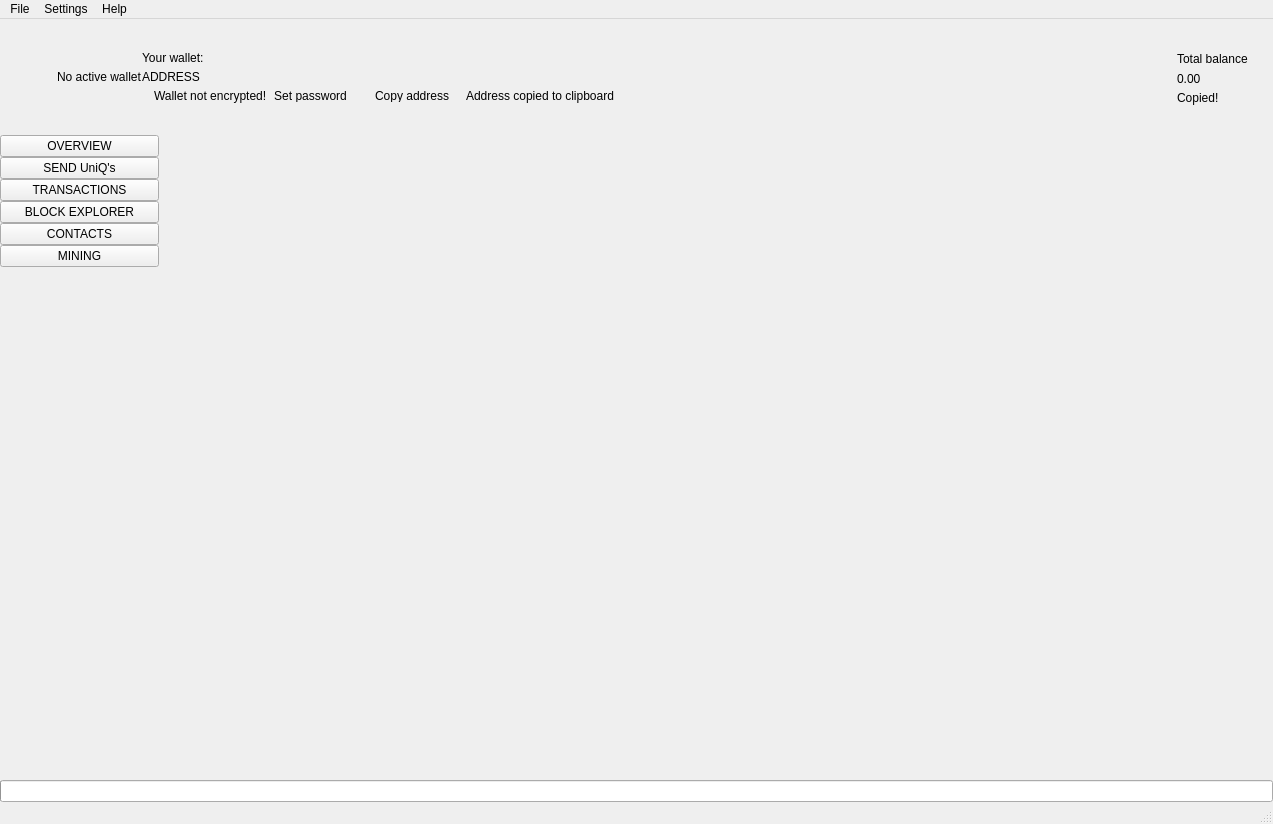
 <widget class="QMainWindow" name="MainWindow">
  <property name="geometry">
   <rect>
    <x>0</x>
    <y>0</y>
    <width>1273</width>
    <height>824</height>
   </rect>
  </property>
  <property name="sizePolicy">
   <sizepolicy hsizetype="Preferred" vsizetype="Preferred">
    <horstretch>0</horstretch>
    <verstretch>0</verstretch>
   </sizepolicy>
  </property>
  <property name="minimumSize">
   <size>
    <width>1260</width>
    <height>600</height>
   </size>
  </property>
  <property name="maximumSize">
   <size>
    <width>16777215</width>
    <height>16777215</height>
   </size>
  </property>
  <property name="windowTitle">
   <string>MainWindow</string>
  </property>
  <property name="windowIcon">
   <iconset>
    <normaloff>:/images/intensecoin</normaloff>:/images/intensecoin</iconset>
  </property>
  <widget class="QWidget" name="centralwidget">
   <layout class="QVBoxLayout" name="verticalLayout_2">
    <property name="spacing">
     <number>0</number>
    </property>
    <property name="leftMargin">
     <number>0</number>
    </property>
    <property name="topMargin">
     <number>0</number>
    </property>
    <property name="rightMargin">
     <number>0</number>
    </property>
    <property name="bottomMargin">
     <number>0</number>
    </property>
    <item>
     <widget class="QFrame" name="m_headerFrame">
      <property name="minimumSize">
       <size>
        <width>0</width>
        <height>116</height>
       </size>
      </property>
      <property name="maximumSize">
       <size>
        <width>16777215</width>
        <height>116</height>
       </size>
      </property>
      <property name="frameShape">
       <enum>QFrame::NoFrame</enum>
      </property>
      <property name="frameShadow">
       <enum>QFrame::Raised</enum>
      </property>
      <layout class="QHBoxLayout" name="horizontalLayout_3">
       <property name="spacing">
        <number>0</number>
       </property>
       <property name="leftMargin">
        <number>0</number>
       </property>
       <property name="topMargin">
        <number>0</number>
       </property>
       <property name="rightMargin">
        <number>25</number>
       </property>
       <property name="bottomMargin">
        <number>0</number>
       </property>
       <item>
        <spacer name="horizontalSpacer_2">
         <property name="orientation">
          <enum>Qt::Horizontal</enum>
         </property>
         <property name="sizeType">
          <enum>QSizePolicy::Fixed</enum>
         </property>
         <property name="sizeHint" stdset="0">
          <size>
           <width>30</width>
           <height>20</height>
          </size>
         </property>
        </spacer>
       </item>
       <item>
        <widget class="QLabel" name="m_logoLabel">
         <property name="text">
          <string/>
         </property>
        </widget>
       </item>
       <item>
        <spacer name="horizontalSpacer_5">
         <property name="orientation">
          <enum>Qt::Horizontal</enum>
         </property>
         <property name="sizeType">
          <enum>QSizePolicy::Fixed</enum>
         </property>
         <property name="sizeHint" stdset="0">
          <size>
           <width>20</width>
           <height>20</height>
          </size>
         </property>
        </spacer>
       </item>
       <item>
        <widget class="WalletGui::WalletSmallGrayTextLabel" name="m_noWalletLabel">
         <property name="text">
          <string>No active wallet</string>
         </property>
        </widget>
       </item>
       <item>
        <widget class="QFrame" name="m_walletFrame">
         <property name="frameShape">
          <enum>QFrame::NoFrame</enum>
         </property>
         <property name="frameShadow">
          <enum>QFrame::Raised</enum>
         </property>
         <layout class="QVBoxLayout" name="verticalLayout_3">
          <property name="spacing">
           <number>5</number>
          </property>
          <property name="leftMargin">
           <number>0</number>
          </property>
          <property name="topMargin">
           <number>0</number>
          </property>
          <property name="rightMargin">
           <number>0</number>
          </property>
          <property name="bottomMargin">
           <number>0</number>
          </property>
          <item>
           <spacer name="verticalSpacer_3">
            <property name="orientation">
             <enum>Qt::Vertical</enum>
            </property>
            <property name="sizeType">
             <enum>QSizePolicy::Minimum</enum>
            </property>
            <property name="sizeHint" stdset="0">
             <size>
              <width>20</width>
              <height>40</height>
             </size>
            </property>
           </spacer>
          </item>
          <item>
           <widget class="WalletGui::WalletSmallGrayTextLabel" name="m_walletLabel">
            <property name="text">
             <string>Your wallet:</string>
            </property>
            <property name="indent">
             <number>0</number>
            </property>
           </widget>
          </item>
          <item>
           <widget class="QLabel" name="m_addressLabel">
            <property name="sizePolicy">
             <sizepolicy hsizetype="Preferred" vsizetype="Preferred">
              <horstretch>0</horstretch>
              <verstretch>0</verstretch>
             </sizepolicy>
            </property>
            <property name="cursor">
             <cursorShape>PointingHandCursor</cursorShape>
            </property>
            <property name="toolTip">
             <string>Click to copy</string>
            </property>
            <property name="text">
             <string>ADDRESS</string>
            </property>
            <property name="indent">
             <number>0</number>
            </property>
           </widget>
          </item>
          <item>
           <layout class="QHBoxLayout" name="horizontalLayout_2">
            <property name="spacing">
             <number>0</number>
            </property>
            <item alignment="Qt::AlignTop">
             <widget class="QFrame" name="m_notEncryptedFrame">
              <property name="frameShape">
               <enum>QFrame::NoFrame</enum>
              </property>
              <property name="frameShadow">
               <enum>QFrame::Raised</enum>
              </property>
              <layout class="QHBoxLayout" name="horizontalLayout_4">
               <property name="spacing">
                <number>0</number>
               </property>
               <property name="leftMargin">
                <number>0</number>
               </property>
               <property name="topMargin">
                <number>0</number>
               </property>
               <property name="rightMargin">
                <number>0</number>
               </property>
               <property name="bottomMargin">
                <number>0</number>
               </property>
               <item alignment="Qt::AlignVCenter">
                <widget class="QLabel" name="m_notEncryptedIconLabel">
                 <property name="text">
                  <string/>
                 </property>
                 <property name="pixmap">
                  <pixmap resource="../../resources.qrc">:/icons/lock_open_gray</pixmap>
                 </property>
                 <property name="alignment">
                  <set>Qt::AlignLeading|Qt::AlignLeft|Qt::AlignVCenter</set>
                 </property>
                </widget>
               </item>
               <item>
                <spacer name="horizontalSpacer_11">
                 <property name="orientation">
                  <enum>Qt::Horizontal</enum>
                 </property>
                 <property name="sizeType">
                  <enum>QSizePolicy::Fixed</enum>
                 </property>
                 <property name="sizeHint" stdset="0">
                  <size>
                   <width>5</width>
                   <height>3</height>
                  </size>
                 </property>
                </spacer>
               </item>
               <item alignment="Qt::AlignVCenter">
                <widget class="WalletGui::WalletTinyGrayTextLabel" name="m_notEncryptedTextLabel">
                 <property name="text">
                  <string>Wallet not encrypted!</string>
                 </property>
                 <property name="alignment">
                  <set>Qt::AlignLeading|Qt::AlignLeft|Qt::AlignVCenter</set>
                 </property>
                </widget>
               </item>
               <item>
                <spacer name="horizontalSpacer_9">
                 <property name="orientation">
                  <enum>Qt::Horizontal</enum>
                 </property>
                 <property name="sizeType">
                  <enum>QSizePolicy::Fixed</enum>
                 </property>
                 <property name="sizeHint" stdset="0">
                  <size>
                   <width>3</width>
                   <height>3</height>
                  </size>
                 </property>
                </spacer>
               </item>
               <item alignment="Qt::AlignVCenter">
                <widget class="WalletGui::WalletTinyLinkLikeButton" name="m_encryptButton">
                 <property name="sizePolicy">
                  <sizepolicy hsizetype="Minimum" vsizetype="Minimum">
                   <horstretch>0</horstretch>
                   <verstretch>0</verstretch>
                  </sizepolicy>
                 </property>
                 <property name="minimumSize">
                  <size>
                   <width>0</width>
                   <height>3</height>
                  </size>
                 </property>
                 <property name="cursor">
                  <cursorShape>PointingHandCursor</cursorShape>
                 </property>
                 <property name="text">
                  <string>Set password</string>
                 </property>
                 <property name="flat">
                  <bool>true</bool>
                 </property>
                </widget>
               </item>
               <item>
                <spacer name="horizontalSpacer_10">
                 <property name="orientation">
                  <enum>Qt::Horizontal</enum>
                 </property>
                 <property name="sizeType">
                  <enum>QSizePolicy::Fixed</enum>
                 </property>
                 <property name="sizeHint" stdset="0">
                  <size>
                   <width>20</width>
                   <height>3</height>
                  </size>
                 </property>
                </spacer>
               </item>
              </layout>
             </widget>
            </item>
            <item alignment="Qt::AlignVCenter">
             <widget class="WalletGui::WalletTinyLinkLikeButton" name="m_copyAddressButton">
              <property name="sizePolicy">
               <sizepolicy hsizetype="Minimum" vsizetype="Minimum">
                <horstretch>0</horstretch>
                <verstretch>0</verstretch>
               </sizepolicy>
              </property>
              <property name="minimumSize">
               <size>
                <width>0</width>
                <height>3</height>
               </size>
              </property>
              <property name="cursor">
               <cursorShape>PointingHandCursor</cursorShape>
              </property>
              <property name="focusPolicy">
               <enum>Qt::NoFocus</enum>
              </property>
              <property name="autoFillBackground">
               <bool>true</bool>
              </property>
              <property name="text">
               <string>Copy address</string>
              </property>
              <property name="flat">
               <bool>true</bool>
              </property>
             </widget>
            </item>
            <item>
             <spacer name="horizontalSpacer_7">
              <property name="orientation">
               <enum>Qt::Horizontal</enum>
              </property>
              <property name="sizeType">
               <enum>QSizePolicy::Fixed</enum>
              </property>
              <property name="sizeHint" stdset="0">
               <size>
                <width>13</width>
                <height>3</height>
               </size>
              </property>
             </spacer>
            </item>
            <item alignment="Qt::AlignVCenter">
             <widget class="WalletGui::CopyMagicLabel" name="m_copyAddressLabel">
              <property name="text">
               <string>Address copied to clipboard</string>
              </property>
              <property name="alignment">
               <set>Qt::AlignLeading|Qt::AlignLeft|Qt::AlignVCenter</set>
              </property>
             </widget>
            </item>
            <item>
             <spacer name="horizontalSpacer">
              <property name="orientation">
               <enum>Qt::Horizontal</enum>
              </property>
              <property name="sizeHint" stdset="0">
               <size>
                <width>40</width>
                <height>3</height>
               </size>
              </property>
             </spacer>
            </item>
           </layout>
          </item>
          <item>
           <spacer name="verticalSpacer_2">
            <property name="orientation">
             <enum>Qt::Vertical</enum>
            </property>
            <property name="sizeType">
             <enum>QSizePolicy::Minimum</enum>
            </property>
            <property name="sizeHint" stdset="0">
             <size>
              <width>20</width>
              <height>40</height>
             </size>
            </property>
           </spacer>
          </item>
         </layout>
        </widget>
       </item>
       <item>
        <spacer name="horizontalSpacer_3">
         <property name="orientation">
          <enum>Qt::Horizontal</enum>
         </property>
         <property name="sizeType">
          <enum>QSizePolicy::Expanding</enum>
         </property>
         <property name="sizeHint" stdset="0">
          <size>
           <width>34</width>
           <height>20</height>
          </size>
         </property>
        </spacer>
       </item>
       <item>
        <spacer name="horizontalSpacer_8">
         <property name="orientation">
          <enum>Qt::Horizontal</enum>
         </property>
         <property name="sizeType">
          <enum>QSizePolicy::Fixed</enum>
         </property>
         <property name="sizeHint" stdset="0">
          <size>
           <width>34</width>
           <height>20</height>
          </size>
         </property>
        </spacer>
       </item>
       <item alignment="Qt::AlignRight|Qt::AlignVCenter">
        <widget class="QFrame" name="m_balanceFrame">
         <layout class="QGridLayout" name="gridLayout">
          <property name="leftMargin">
           <number>0</number>
          </property>
          <property name="topMargin">
           <number>30</number>
          </property>
          <property name="rightMargin">
           <number>0</number>
          </property>
          <property name="bottomMargin">
           <number>0</number>
          </property>
          <property name="verticalSpacing">
           <number>3</number>
          </property>
          <item row="0" column="2">
           <layout class="QVBoxLayout" name="verticalLayout_4">
            <item>
             <widget class="QLabel" name="m_balanceTextLabel">
              <property name="text">
               <string>Total balance</string>
              </property>
             </widget>
            </item>
            <item>
             <widget class="QLabel" name="m_balanceLabel">
              <property name="cursor">
               <cursorShape>PointingHandCursor</cursorShape>
              </property>
              <property name="toolTip">
               <string>Click to copy</string>
              </property>
              <property name="text">
               <string>0.00</string>
              </property>
             </widget>
            </item>
           </layout>
          </item>
          <item row="1" column="2">
           <widget class="WalletGui::CopyMagicLabel" name="m_balanceCopyLabel">
            <property name="text">
             <string>Copied!</string>
            </property>
           </widget>
          </item>
          <item row="0" column="1">
           <spacer name="horizontalSpacer_6">
            <property name="orientation">
             <enum>Qt::Horizontal</enum>
            </property>
            <property name="sizeType">
             <enum>QSizePolicy::Fixed</enum>
            </property>
            <property name="sizeHint" stdset="0">
             <size>
              <width>2</width>
              <height>39</height>
             </size>
            </property>
           </spacer>
          </item>
          <item row="2" column="2">
           <spacer name="verticalSpacer_5">
            <property name="orientation">
             <enum>Qt::Vertical</enum>
            </property>
            <property name="sizeType">
             <enum>QSizePolicy::Expanding</enum>
            </property>
            <property name="sizeHint" stdset="0">
             <size>
              <width>20</width>
              <height>50</height>
             </size>
            </property>
           </spacer>
          </item>
          <item row="0" column="0">
           <widget class="QLabel" name="m_balanceIconLabel">
            <property name="text">
             <string/>
            </property>
            <property name="pixmap">
             <pixmap resource="../../resources.qrc">:/icons/total_balance</pixmap>
            </property>
           </widget>
          </item>
         </layout>
        </widget>
       </item>
      </layout>
     </widget>
    </item>
    <item>
     <layout class="QHBoxLayout" name="horizontalLayout" stretch="0,0,0,0,0,0,0,0">
      <property name="spacing">
       <number>0</number>
      </property>
      <item>
       <widget class="QFrame" name="m_toolFrame">
        <property name="frameShape">
         <enum>QFrame::NoFrame</enum>
        </property>
        <property name="frameShadow">
         <enum>QFrame::Plain</enum>
        </property>
        <property name="lineWidth">
         <number>0</number>
        </property>
        <layout class="QVBoxLayout" name="verticalLayout">
         <property name="spacing">
          <number>0</number>
         </property>
         <property name="leftMargin">
          <number>0</number>
         </property>
         <property name="topMargin">
          <number>0</number>
         </property>
         <property name="rightMargin">
          <number>0</number>
         </property>
         <property name="bottomMargin">
          <number>0</number>
         </property>
         <item>
          <widget class="QPushButton" name="m_overviewButton">
           <property name="sizePolicy">
            <sizepolicy hsizetype="Minimum" vsizetype="Fixed">
             <horstretch>0</horstretch>
             <verstretch>0</verstretch>
            </sizepolicy>
           </property>
           <property name="focusPolicy">
            <enum>Qt::NoFocus</enum>
           </property>
           <property name="text">
            <string>OVERVIEW</string>
           </property>
           <property name="checkable">
            <bool>true</bool>
           </property>
           <attribute name="buttonGroup">
            <string notr="true">m_toolButtonGroup</string>
           </attribute>
          </widget>
         </item>
         <item>
          <widget class="QPushButton" name="m_sendButton">
           <property name="sizePolicy">
            <sizepolicy hsizetype="Minimum" vsizetype="Fixed">
             <horstretch>0</horstretch>
             <verstretch>0</verstretch>
            </sizepolicy>
           </property>
           <property name="focusPolicy">
            <enum>Qt::NoFocus</enum>
           </property>
           <property name="text">
            <string>SEND UniQ's</string>
           </property>
           <property name="checkable">
            <bool>true</bool>
           </property>
           <attribute name="buttonGroup">
            <string notr="true">m_toolButtonGroup</string>
           </attribute>
          </widget>
         </item>
         <item>
          <widget class="QPushButton" name="m_transactionsButton">
           <property name="sizePolicy">
            <sizepolicy hsizetype="Minimum" vsizetype="Fixed">
             <horstretch>0</horstretch>
             <verstretch>0</verstretch>
            </sizepolicy>
           </property>
           <property name="focusPolicy">
            <enum>Qt::NoFocus</enum>
           </property>
           <property name="text">
            <string>TRANSACTIONS</string>
           </property>
           <property name="checkable">
            <bool>true</bool>
           </property>
           <attribute name="buttonGroup">
            <string notr="true">m_toolButtonGroup</string>
           </attribute>
          </widget>
         </item>
         <item>
          <widget class="QPushButton" name="m_blockExplorerButton">
           <property name="focusPolicy">
            <enum>Qt::NoFocus</enum>
           </property>
           <property name="text">
            <string>BLOCK EXPLORER</string>
           </property>
           <property name="checkable">
            <bool>true</bool>
           </property>
           <attribute name="buttonGroup">
            <string notr="true">m_toolButtonGroup</string>
           </attribute>
          </widget>
         </item>
         <item>
          <widget class="QPushButton" name="m_addressBookButton">
           <property name="sizePolicy">
            <sizepolicy hsizetype="Minimum" vsizetype="Fixed">
             <horstretch>0</horstretch>
             <verstretch>0</verstretch>
            </sizepolicy>
           </property>
           <property name="focusPolicy">
            <enum>Qt::NoFocus</enum>
           </property>
           <property name="text">
            <string>CONTACTS</string>
           </property>
           <property name="checkable">
            <bool>true</bool>
           </property>
           <attribute name="buttonGroup">
            <string notr="true">m_toolButtonGroup</string>
           </attribute>
          </widget>
         </item>
         <item>
          <widget class="QPushButton" name="m_miningButton">
           <property name="focusPolicy">
            <enum>Qt::NoFocus</enum>
           </property>
           <property name="text">
            <string>MINING</string>
           </property>
           <property name="checkable">
            <bool>true</bool>
           </property>
           <attribute name="buttonGroup">
            <string notr="true">m_toolButtonGroup</string>
           </attribute>
          </widget>
         </item>
         <item>
          <spacer name="verticalSpacer">
           <property name="orientation">
            <enum>Qt::Vertical</enum>
           </property>
           <property name="sizeHint" stdset="0">
            <size>
             <width>20</width>
             <height>40</height>
            </size>
           </property>
          </spacer>
         </item>
        </layout>
       </widget>
      </item>
      <item>
       <widget class="WalletGui::OverviewFrame" name="m_overviewFrame">
        <property name="frameShape">
         <enum>QFrame::NoFrame</enum>
        </property>
        <property name="frameShadow">
         <enum>QFrame::Raised</enum>
        </property>
       </widget>
      </item>
      <item>
       <widget class="WalletGui::SendFrame" name="m_sendFrame">
        <property name="frameShape">
         <enum>QFrame::NoFrame</enum>
        </property>
        <property name="frameShadow">
         <enum>QFrame::Raised</enum>
        </property>
       </widget>
      </item>
      <item>
       <widget class="WalletGui::TransactionsFrame" name="m_transactionsFrame">
        <property name="frameShape">
         <enum>QFrame::NoFrame</enum>
        </property>
        <property name="frameShadow">
         <enum>QFrame::Raised</enum>
        </property>
       </widget>
      </item>
      <item>
       <widget class="WalletGui::AddressBookFrame" name="m_addressBookFrame">
        <property name="frameShape">
         <enum>QFrame::NoFrame</enum>
        </property>
        <property name="frameShadow">
         <enum>QFrame::Raised</enum>
        </property>
       </widget>
      </item>
      <item>
       <widget class="WalletGui::NoWalletFrame" name="m_noWalletFrame">
        <property name="frameShape">
         <enum>QFrame::NoFrame</enum>
        </property>
        <property name="frameShadow">
         <enum>QFrame::Raised</enum>
        </property>
       </widget>
      </item>
      <item>
       <widget class="WalletGui::BlockExplorerFrame" name="m_blockExplorerFrame">
        <property name="frameShape">
         <enum>QFrame::NoFrame</enum>
        </property>
        <property name="frameShadow">
         <enum>QFrame::Raised</enum>
        </property>
       </widget>
      </item>
      <item>
       <widget class="WalletGui::MiningFrame" name="m_miningFrame">
        <property name="frameShape">
         <enum>QFrame::NoFrame</enum>
        </property>
        <property name="frameShadow">
         <enum>QFrame::Raised</enum>
        </property>
       </widget>
      </item>
     </layout>
    </item>
    <item>
     <widget class="QProgressBar" name="m_syncProgress">
      <property name="maximum">
       <number>100</number>
      </property>
      <property name="value">
       <number>0</number>
      </property>
      <property name="textVisible">
       <bool>false</bool>
      </property>
     </widget>
    </item>
   </layout>
  </widget>
  <widget class="QMenuBar" name="menubar">
   <property name="geometry">
    <rect>
     <x>0</x>
     <y>0</y>
     <width>1273</width>
     <height>21</height>
    </rect>
   </property>
   <widget class="QMenu" name="menuFile">
    <property name="title">
     <string>File</string>
    </property>
    <addaction name="m_createWalletAction"/>
    <addaction name="m_openWalletAction"/>
    <addaction name="m_recentWalletsAction"/>
    <addaction name="m_backupWalletAction"/>
    <addaction name="m_saveKeysAction"/>
    <addaction name="m_resetAction"/>
    <addaction name="m_importKeyAction"/>
    <addaction name="m_exportKeyAction"/>
    <addaction name="m_exportTrackingKeyAction"/>
    <addaction name="m_exitAction"/>
   </widget>
   <widget class="QMenu" name="menuSettings">
    <property name="title">
     <string>Settings</string>
    </property>
    <widget class="QMenu" name="menuThemes">
     <property name="title">
      <string>Themes</string>
     </property>
    </widget>
    <addaction name="m_encryptWalletAction"/>
    <addaction name="m_changePasswordAction"/>
    <addaction name="m_removePendingTxAction"/>
    <addaction name="separator"/>
    <addaction name="m_autostartAction"/>
    <addaction name="m_minimizeToTrayAction"/>
    <addaction name="m_closeToTrayAction"/>
    <addaction name="separator"/>
    <addaction name="m_preferencesAction"/>
    <addaction name="menuThemes"/>
   </widget>
   <widget class="QMenu" name="menuHelp">
    <property name="title">
     <string>Help</string>
    </property>
    <addaction name="m_communityForumAction"/>
    <addaction name="m_reportIssueAction"/>
    <addaction name="m_aboutIntensecoinAction"/>
    <addaction name="m_aboutQtAction"/>
   </widget>
   <addaction name="menuFile"/>
   <addaction name="menuSettings"/>
   <addaction name="menuHelp"/>
  </widget>
  <widget class="WalletGui::WalletStatusBar" name="statusBar"/>
  <action name="m_exitAction">
   <property name="checkable">
    <bool>false</bool>
   </property>
   <property name="enabled">
    <bool>true</bool>
   </property>
   <property name="text">
    <string>Exit</string>
   </property>
   <property name="shortcut">
    <string>Ctrl+Q</string>
   </property>
  </action>
  <action name="m_createWalletAction">
   <property name="enabled">
    <bool>true</bool>
   </property>
   <property name="text">
    <string>Create wallet</string>
   </property>
  </action>
  <action name="m_openWalletAction">
   <property name="enabled">
    <bool>true</bool>
   </property>
   <property name="text">
    <string>Open wallet</string>
   </property>
  </action>
  <action name="m_encryptWalletAction">
   <property name="enabled">
    <bool>true</bool>
   </property>
   <property name="text">
    <string>Encrypt wallet</string>
   </property>
  </action>
  <action name="m_changePasswordAction">
   <property name="enabled">
    <bool>true</bool>
   </property>
   <property name="text">
    <string>Change password</string>
   </property>
   <property name="toolTip">
    <string>Change password</string>
   </property>
  </action>
  <action name="m_aboutIntensecoinAction">
   <property name="enabled">
    <bool>true</bool>
   </property>
   <property name="text">
    <string>About UniQ</string>
   </property>
  </action>
  <action name="m_aboutQtAction">
   <property name="enabled">
    <bool>true</bool>
   </property>
   <property name="text">
    <string>About Qt</string>
   </property>
  </action>
  <action name="m_backupWalletAction">
   <property name="enabled">
    <bool>true</bool>
   </property>
   <property name="text">
    <string>Backup wallet</string>
   </property>
  </action>
  <action name="m_autostartAction">
   <property name="checkable">
    <bool>true</bool>
   </property>
   <property name="text">
    <string>Start on system login</string>
   </property>
  </action>
  <action name="m_minimizeToTrayAction">
   <property name="checkable">
    <bool>true</bool>
   </property>
   <property name="text">
    <string>Minimize to tray</string>
   </property>
  </action>
  <action name="m_closeToTrayAction">
   <property name="checkable">
    <bool>true</bool>
   </property>
   <property name="text">
    <string>Close to tray</string>
   </property>
  </action>
  <action name="m_preferencesAction">
   <property name="text">
    <string>Preferences</string>
   </property>
  </action>
  <action name="m_recentWalletsAction">
   <property name="text">
    <string>Recent wallets</string>
   </property>
  </action>
  <action name="m_exportTrackingKeyAction">
   <property name="text">
    <string>Export tracking key</string>
   </property>
   <property name="toolTip">
    <string>Export tracking key</string>
   </property>
  </action>
  <action name="m_importKeyAction">
   <property name="text">
    <string>Import key</string>
   </property>
   <property name="toolTip">
    <string>Import key</string>
   </property>
  </action>
  <action name="m_communityForumAction">
   <property name="text">
    <string>Join us on Discord</string>
   </property>
  </action>
  <action name="m_reportIssueAction">
   <property name="text">
    <string>Report an issue</string>
   </property>
  </action>
  <action name="m_resetAction">
   <property name="text">
    <string>Reset wallet</string>
   </property>
  </action>
  <action name="m_saveKeysAction">
   <property name="text">
    <string>Save wallet keys</string>
   </property>
  </action>
  <action name="m_exportKeyAction">
   <property name="text">
    <string>Export key</string>
   </property>
   <property name="toolTip">
    <string>Export key</string>
   </property>
  </action>
  <action name="m_removePendingTxAction">
   <property name="checkable">
    <bool>false</bool>
   </property>
   <property name="text">
    <string>Remove pending TXs</string>
   </property>
  </action>
 </widget>
